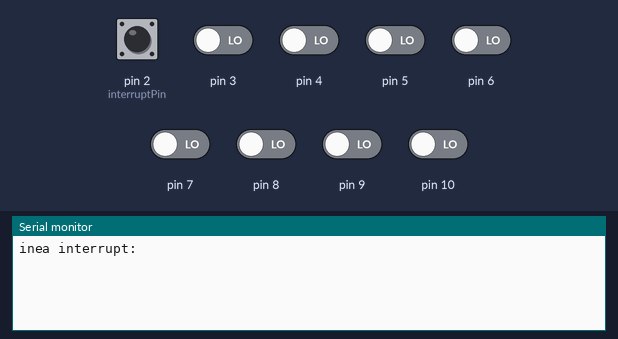
Simulated run of this sketch. Board: Arduino Uno, built with avr-gcc and run on an emulated ATmega328P. Shown: the last lines printed to the serial monitor. Inputs (shaded band) come from the test bench; at power-on: pin 2 (interruptPin) HIGH, pin 3–10 LOW.

Above: at 1.2 s.
1.3 s: pin 2 (interruptPin) pulled LOW for 0.15 s
At 3.1 s:
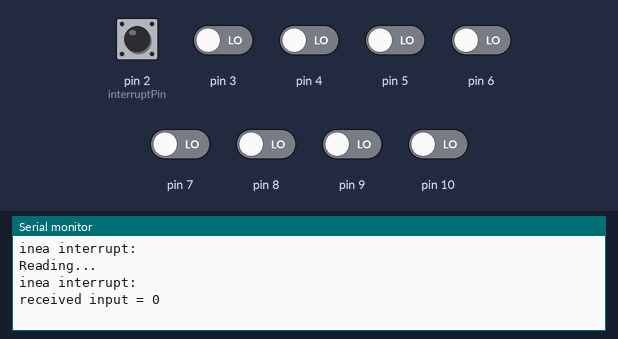
3.5 s: pin 2 (interruptPin) pulled LOW for 1 s
At 5.0 s:
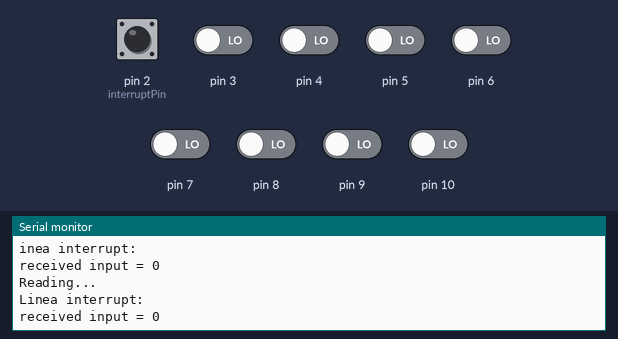

The sketch:

adc_0804_interface.ino
```cpp
#include <Arduino.h>

#include<IO_Port_8bit.h>


IO_Port_8bit myport(3,4,5,6,7,8,9,10,'I');

//assegnazione dei pin
const int chipselectPin = 11;
const int writePin = 12;
const int readPin = 13;
const int interruptPin = 2;


bool read = false;

void ready()
{
read = true;
}

void setup() {
  // put your setup code here, to run once:
  Serial.begin (9600);

  //turn on pullup resistor and attach interrupt to pin 2

  pinMode(interruptPin, INPUT_PULLUP);
  attachInterrupt(digitalPinToInterrupt(interruptPin), ready, FALLING);

  digitalWrite(chipselectPin, HIGH);
  digitalWrite(writePin, HIGH);
  delay(10);
  digitalWrite(chipselectPin, LOW);
  digitalWrite(writePin, LOW);
  Serial.println("Linea interrupt: "+ digitalRead(interruptPin));
}

void loop() {
  // put your main code here, to run repeatedly:
  if (read)
  {
    Serial.println("Reading...");
    Serial.println("Linea interrupt: "+ digitalRead(interruptPin));
    digitalWrite(readPin, LOW);

    //Leggo il dato

    int input_byte;
    input_byte = myport.get_8bit_data();
    Serial.print("received input = ");
    Serial.println(input_byte);

    read = false;
    digitalWrite(chipselectPin, HIGH);
    digitalWrite(writePin, HIGH);
    delay(10);
    digitalWrite(chipselectPin, LOW);
    digitalWrite(writePin, LOW);
  }
  delay(1000);
}
```

IO_Port_8bit.cpp
```cpp
/* Port library for Arduino
created by Ashutosh M Bhatt (+91-9998476150) - Gujarat (INDIA)
ver 1.0 - on 25/11/2018
using this library one can send direct 8 bit data to any arduino board pins
configured combined as a 8-bit port
also one can get 8-bit input from these configured pins
just one has to select any 8 arduino pins to be combined as 8-bit port
and it has to configure its data direction as input or output
data direction is 'O' for port as output and 'I' for port as input
*/
#include "IO_Port_8bit.h"
#include "Arduino.h"
/*
this is constructor. it will create object(s) of this class and thus it will create one or many 8-bit port(s) by
combining distinct arduino pins. one has to specify 8 different arduino pins to be combined as port along with
data direction as input or output - means port works as either input or output. the last argument dir in this constructor
defines port works as input or output. if dir='O' means port work as output and if dir='I', port works as input
the same port can not work as input and output both simulteneously or even alternatively. also it indicates error if data
direction is not selected
*/
IO_Port_8bit::IO_Port_8bit(int pin1,int pin2,int pin3,int pin4,int pin5,int pin6,int pin7,int pin8,char dir)
  {
      pin_1 = pin1;
      pin_2 = pin2;
      pin_3 = pin3;
      pin_4 = pin4;
      pin_5 = pin5;
      pin_6 = pin6;
      pin_7 = pin7;
      pin_8 = pin8;
      if(dir=='O')
        {
          pinMode(pin1,OUTPUT);
          pinMode(pin2,OUTPUT);
          pinMode(pin3,OUTPUT);
          pinMode(pin4,OUTPUT);
          pinMode(pin5,OUTPUT);
          pinMode(pin6,OUTPUT);
          pinMode(pin7,OUTPUT);
          pinMode(pin8,OUTPUT);
        }
      else if(dir=='I')
        {
           pinMode(pin1,INPUT);
           pinMode(pin2,INPUT);
           pinMode(pin3,INPUT);
           pinMode(pin4,INPUT);
           pinMode(pin5,INPUT);
           pinMode(pin6,INPUT);
           pinMode(pin7,INPUT);
           pinMode(pin8,INPUT);
        }
      else
        Serial.println("Error! The data direction (Input/Output) for port is not selected");
   }
/*
this is another constructor. it will create object(s) of this class and thus it will create one or many 8-bit port(s) by
combining distinct arduino pins. one has to specify 8 different arduino pins to be combined as port. but it does not
specify the data direction as input or output. after creating port object using this constructor one has to set the port
direction using set_IO_direction function. so this constructor allows programmer to alter port data direction in run time
using this constructor, the same port can work as input or output alternatively (but not simulteneously)
*/
IO_Port_8bit::IO_Port_8bit(int pin1,int pin2,int pin3,int pin4,int pin5,int pin6,int pin7,int pin8)
  {
      pin_1 = pin1;
      pin_2 = pin2;
      pin_3 = pin3;
      pin_4 = pin4;
      pin_5 = pin5;
      pin_6 = pin6;
      pin_7 = pin7;
      pin_8 = pin8;
  }
/* this function specifies the input/output direction of port. it has one character argument that can be
'I' for port as input or 'O' for port as output. if data direction is not selected, it displays error on
serial monitor of arduino */
void IO_Port_8bit::set_IO_direction(char dir)
  {
     if(dir=='O')
        {
          pinMode(pin_1,OUTPUT);
          pinMode(pin_2,OUTPUT);
          pinMode(pin_3,OUTPUT);
          pinMode(pin_4,OUTPUT);
          pinMode(pin_5,OUTPUT);
          pinMode(pin_6,OUTPUT);
          pinMode(pin_7,OUTPUT);
          pinMode(pin_8,OUTPUT);
        }
      else if(dir=='I')
        {
           pinMode(pin_1,INPUT);
           pinMode(pin_2,INPUT);
           pinMode(pin_3,INPUT);
           pinMode(pin_4,INPUT);
           pinMode(pin_5,INPUT);
           pinMode(pin_6,INPUT);
           pinMode(pin_7,INPUT);
           pinMode(pin_8,INPUT);
        }
      else
        Serial.println("Error! The data direction (Input/Output) for port is not selected");
  }
///////////////////////////////////////////////////////////////////////////////////////////////////////////////////////////////////
// this function sends 8 bit data to specified pins. just give int data (must be < 255) as an argument that is directly given to
//8 different pins. if data is >255 it displays error on serial monitor of arduino
///////////////////////////////////////////////////////////////////////////////////////////////////////////////////////////////////
 void IO_Port_8bit::send_8bit_data(int byt)
   {
      int d=0;
      int binary[8] = {0,0,0,0,0,0,0,0};
      Serial.begin(9600);
      if (byt>255) Serial.println("Error! You are trying to send data having value greater than 8-bit (>255)");
      else
       {
          while(byt>0)
          {
            binary[d] = byt%2;
            byt = byt/2;
            d++;
          }
          if(binary[0]==1) digitalWrite(pin_1,HIGH);
          else digitalWrite(pin_1,LOW);
          if(binary[1]==1) digitalWrite(pin_2,HIGH);
          else digitalWrite(pin_2,LOW);
          if(binary[2]==1) digitalWrite(pin_3,HIGH);
          else digitalWrite(pin_3,LOW);
          if(binary[3]==1) digitalWrite(pin_4,HIGH);
          else digitalWrite(pin_4,LOW);
          if(binary[4]==1) digitalWrite(pin_5,HIGH);
          else digitalWrite(pin_5,LOW);
          if(binary[5]==1) digitalWrite(pin_6,HIGH);
          else digitalWrite(pin_6,LOW);
          if(binary[6]==1) digitalWrite(pin_7,HIGH);
          else digitalWrite(pin_7,LOW);
          if(binary[7]==1) digitalWrite(pin_8,HIGH);
          else digitalWrite(pin_8,LOW);
       }
  }

///////////////////////////////////////////////////////////////////////////////////////////////////////////////////////////////////
// this function gets 8 bit data from specified pins. it returns 8-bit int data by reading status of 8 different pins
///////////////////////////////////////////////////////////////////////////////////////////////////////////////////////////////////

int IO_Port_8bit::get_8bit_data(void)
  {
      int byt;
      int bin[8];
      bin[0] = digitalRead(pin_1);
      bin[1] = digitalRead(pin_2);
      bin[2] = digitalRead(pin_3);
      bin[3] = digitalRead(pin_4);
      bin[4] = digitalRead(pin_5);
      bin[5] = digitalRead(pin_6);
      bin[6] = digitalRead(pin_7);
      bin[7] = digitalRead(pin_8);
      byt = 128*bin[7]+64*bin[6]+32*bin[5]+16*bin[4]+8*bin[3]+4*bin[2]+2*bin[1]+bin[0];
      return byt;
  }
```

IO_Port_8bit.h
```cpp
/* Port library for Arduino
created by Ashutosh M Bhatt (+91-9998476150) - Gujarat (INDIA)
ver 1.0 - on 25/11/2018
using this library one can send direct 8 bit data to any arduino board pins
configured as a combined 8-bit port
also one can get 8-bit input from these configured pins
just one has to select any 8 arduino pins to be combined as 8-bit port
and it has to configure its data direction as input or output
data direction is 'O' for port as output and 'I' for port as input
*/
#ifndef IO_Port_8bit_h
#define IO_Port_8bit_h

#include "Arduino.h"

class IO_Port_8bit
  {
    private:
            int pin_1,pin_2,pin_3,pin_4,pin_5,pin_6,pin_7,pin_8;
    public:
    IO_Port_8bit(int pin1,int pin2,int pin3,int pin4,int pin5,int pin6,int pin7,int pin8,char dir);
    IO_Port_8bit(int pin1,int pin2,int pin3,int pin4,int pin5,int pin6,int pin7,int pin8);
    void set_IO_direction(char dir);
    void send_8bit_data(int byt);
    int get_8bit_data(void);
 };

#endif
```

Measured:
- after the input at 1.3 s, the serial monitor: prints a new line after 0.71 s (image 1)
- after the input at 3.5 s, the serial monitor: prints a new line after 0.53 s (image 2)
